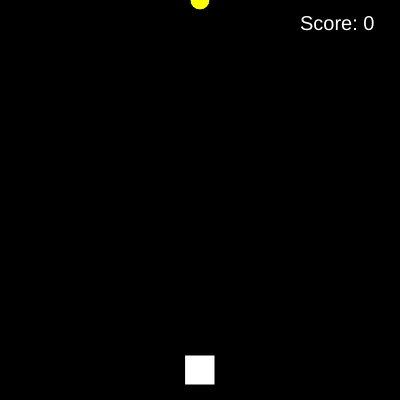
Frame 1 (no input)
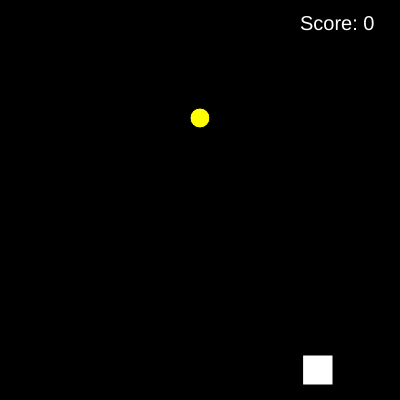
Frame 60 (no input)
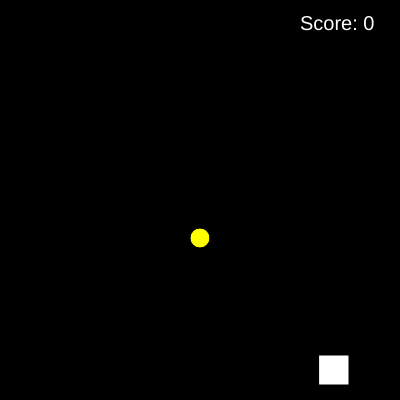
Frame 120 (the mouse pressed at the canvas centre since frame 60)

The p5.js sketch that drew these frames (run headless with seeded random() and noise() and a simulated clock; from frame 60 on, the mouse is pressed at the canvas centre):

// p5.js sketch
// ── sketch.js
// 最終課題を制作しよう

let giftBox;
let star;
let score = 0;
let gameover = false;
let leftPressed = false;
let rightPressed = false;

function setup() {
  createCanvas(400, 400);
  giftBox = new GiftBox();
  star = new Star();
}

function draw() {
  background(0);

  if (!gameover) {
    // プレゼントボックスの表示と移動
    giftBox.display();
    giftBox.move();

    // 星の表示と移動
    star.display();
    star.move();

    // プレゼントボックスと星の当たり判定
    if (giftBox.hits(star)) {
      score++;
      star.reset();
    }

    // 地面と星の当たり判定
    if (star.hitsGround()) {
      gameover = true;
    }

    // スコアの表示
    textSize(20);
    fill(255);
    text("Score: " + score, width - 100, 30);
  } else {
    // ゲームオーバーの表示
    textSize(32);
    fill(255, 0, 0);
    textAlign(CENTER, CENTER);
    text("Game Over", width / 2, height / 2);
    textSize(20);
    fill(255);
    text("Press SPACE to restart", width / 2, height / 2 + 40);
  }
}

function keyPressed() {
  if (keyCode === LEFT_ARROW && !gameover) {
    leftPressed = true;
  } else if (keyCode === RIGHT_ARROW && !gameover) {
    rightPressed = true;
  } else if (keyCode === 32 && gameover) {
    // スペースキーでゲームをリセット
    gameover = false;
    score = 0;
    giftBox = new GiftBox();
    star.reset();
  }
}

function keyReleased() {
  if (keyCode === LEFT_ARROW) {
    leftPressed = false;
  } else if (keyCode === RIGHT_ARROW) {
    rightPressed = false;
  }
}

// プレゼントボックスのクラス
class GiftBox {
  constructor() {
    this.x = width / 2;
    this.y = height - 30;
    this.speed = 2; // 一定速度で左右に移動
    this.size = 30;
  }

  display() {
    fill(255);
    rect(this.x - this.size / 2, this.y - this.size / 2, this.size, this.size);
  }

  move() {
    // 自動で左右に移動
    this.x += this.speed;
    if (this.x - this.size / 2 < 0 || this.x + this.size / 2 > width) {
      this.speed *= -1; // 壁に当たったら反転
    }
  }

  hits(star) {
    return (
      this.x - this.size / 2 < star.x &&
      this.x + this.size / 2 > star.x &&
      this.y - this.size / 2 < star.y &&
      this.y + this.size / 2 > star.y
    );
  }
}

// 星のクラス
class Star {
  constructor() {
    this.reset();
  }

  reset() {
    this.x = width / 2;
    this.y = 0;
    this.speed = 2;
    this.size = 20;
    this.xSpeed = 5;
  }

  display() {
    fill(255, 255, 0);
    ellipse(this.x, this.y, this.size, this.size);
  }

  move() {
    // 星は自動で下に移動
    this.y += this.speed;
    // 左右のキーに応じて横に移動
    if (leftPressed) {
      this.x -= this.xSpeed;
    } else if (rightPressed) {
      this.x += this.xSpeed;
    }
    // 画面端に達したら反転
    if (this.x - this.size / 2 < 0 || this.x + this.size / 2 > width) {
      this.xSpeed *= -1;
    }
  }

  hitsGround() {
    return this.y > height;
  }
}
